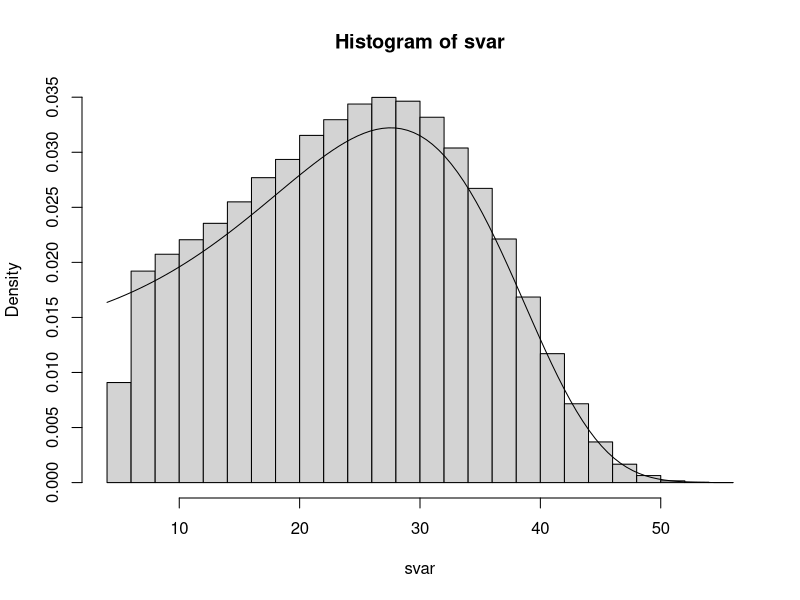

Source code (R):
## ---- chunk 1
n <- 500000
u <- runif(n,0,1)
lambda <- 0.01
eta <- 0.05
beta <- 0.1
xo <- 5
svar <- numeric(n)
hthxo <- lambda*xo+eta*(exp(beta*xo)-1)

for(i in (1:n)) {
  lign <- function(x)  {
  lambda*x+eta*(exp(beta*x)-1)-(lambda*xo+eta*(exp(beta*xo)-1))+log(1-u[i])}
  svar[i] <- uniroot(function(x) lign(x), lower = -1, upper = 100, tol = 1e-9)$root
}
svar

ford <- function(x) (lambda+eta*beta*exp(beta*x))*exp(-(lambda*x+eta*(exp(beta*x)-1)))

hist(svar,probability=TRUE)
curve(ford, add=TRUE)
## ---- chunk 2
l <- function(x) log((lambda+eta*beta*exp(beta*x))*exp(-(lambda*x+eta*(exp(beta*x)-1))))
score <-function(x) c(((eta*beta*x*exp(beta*x)+eta*exp(beta*x))/(lambda+eta*beta*exp(beta*x)))-eta*x*exp(beta*x)+eta*beta*xo*exp(beta*xo), ((beta*exp(beta*x))/(lambda+eta*beta*exp(beta*x)))-(exp(beta*x)-exp(beta*xo)),
           (1/(lambda+eta*beta*exp(beta*x)))-(x-xo))
test <- score(svar)
mean(test[seq(1, length(test), by = 3)])
mean(test[seq(2, length(test), by = 3)])
mean(test[seq(3, length(test), by = 3)])


## ---- chunk 3
Info <- function(x) c(((-(2*eta*x*exp(beta*x)+eta*beta*x**2*exp(beta*x)))/(lambda+eta*beta*exp(beta*x)))+(((eta*beta*x*exp(beta*x)+eta*exp(beta*x))**2)/((lambda+eta*beta*exp(beta*x))**2))+eta*(x^2)*exp(beta*x)-eta*xo**2*exp(beta*xo),
((-(beta*x*exp(beta*x)+exp(beta*x))*(lambda/(eta**2)))/(((lambda/eta)+beta*exp(beta*x))**2))+(x*exp(beta*x))-(xo*exp(beta*xo)),
(eta*beta*x*exp(beta*x)+eta*exp(beta*x))/((lambda+eta*beta*exp(beta*x))**2),
((beta*exp(beta*x))**2)/((lambda+eta*beta*exp(beta*x))**2),
(beta*exp(beta*x))/((lambda+eta*beta*exp(beta*x))**2),
1/((lambda+eta*beta*exp(beta*x))**2))

hehe<- Info(svar)
mean(hehe[seq(1, length(hehe), by = 6)])
mean(hehe[seq(2, length(hehe), by = 6)])
mean(hehe[seq(3, length(hehe), by = 6)])
mean(hehe[seq(4, length(hehe), by = 6)])
mean(hehe[seq(5, length(hehe), by = 6)])
mean(hehe[seq(6, length(hehe), by = 6)])
## ---- chunk 4
mean(test[seq(1, length(test), by = 3)]*test[seq(1, length(test), by = 3)])
mean(test[seq(2, length(test), by = 3)]*test[seq(1, length(test), by = 3)])
mean(test[seq(3, length(test), by = 3)]*test[seq(1, length(test), by = 3)])
mean(test[seq(2, length(test), by = 3)]*test[seq (2, length(test), by = 3)])
mean(test[seq(2, length(test), by = 3)]*test[seq(3, length(test), by = 3)])
mean(test[seq(3, length(test), by = 3)]*test[seq(3, length(test), by = 3)])
